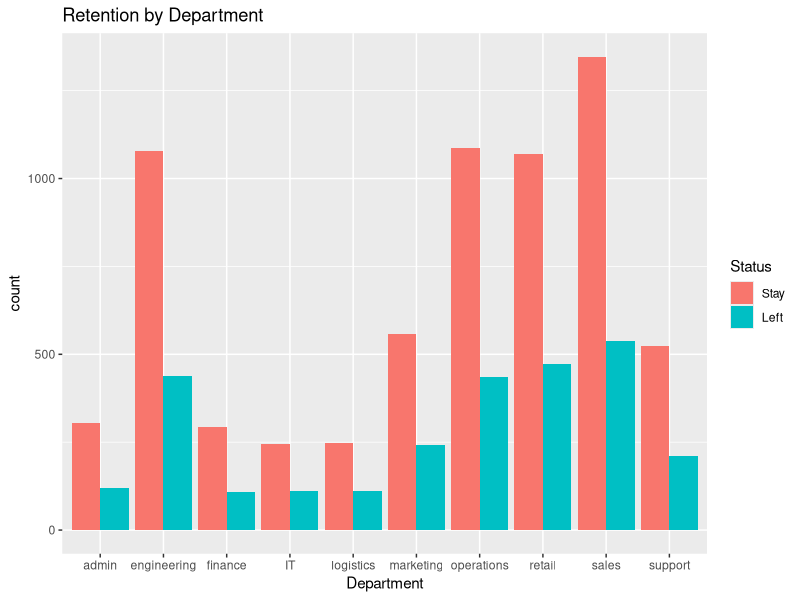

Reproduce this figure in R.
## ---- chunk 1
# Load required libraries
library(ggplot2)
library(caret)
library(glmnet)
library(MASS)
library(pROC)

# Read dataset
data <- read.csv("employee_churn_data.csv")

# Preliminary Study
# 1. Check the employee retention/turnover rate. 

# Calculate turnover rate
turnover_rate <- mean(data$left)
cat("Turnover Rate:", turnover_rate, "\n")

# Calculate retention rate
retention_rate <- 1 - turnover_rate
cat("Retention Rate:", retention_rate, "\n")

# Turnover/retention rate
print("Turnover/Retention Rate:")
print(turnover_rate/retention_rate)

# 2. Draw a side-by-side bar chart to see the distribution of left/stay among 
# departments.

# Side-by-side bar chart for department retention
ggplot(data, aes(x = department, fill = factor(left))) +
  geom_bar(position = "dodge") +
  scale_fill_discrete(labels = c("Stay", "Left")) +
  labs(title = "Retention by Department", x = "Department", fill = "Status")
## ---- chunk 2
# Preprocessing
# 1. Creating dummy variables for all categorical variables.

# Create dummy variables for categorical features
# Since Logistic regression assumes no multicollinearity, we need to create dummy variables for categorical features
# and remove one level to avoid dummy variable trap
# (fullRank = TRUE)

dummies <- dummyVars(~ department + salary, data = data, fullRank = TRUE)
print("Dummy Variables Created:")
str(dummies)
data_dummies <- predict(dummies, newdata = data)
data_processed <- cbind(data[, !names(data) %in% c("department", "salary")], data_dummies)
write.csv(data_processed, "employee_churn_data_processed.csv", row.names = FALSE)

# 2. Take the first 7000 observations to be the train set, and the remaining 
# observations to be test set.

# Split into train/test sets (adjust indices for full dataset)
train_indices <- 1:7000  
test_indices <- setdiff(seq_len(nrow(data_processed)), train_indices)
train <- data_processed[train_indices, ]
test <- data_processed[test_indices, ]
## ---- chunk 3
# Modeling
# 1. Use the train set, select predictors by 
# a. Forward (AIC) method, then build a logistic model (by MLE) with the 
# selected predictors (model.1) [remark: no need to use dummy variables 
# for Forward selection under R] 

# Forward Selection (AIC)
train_original <- data[train_indices, ]
train_original$department <- factor(train_original$department)
train_original$salary <- factor(train_original$salary)

null_model <- glm(left ~ 1, data = train_original, family = binomial)
full_model <- glm(left ~ ., data = train_original, family = binomial)
model_forward <- stepAIC(null_model, scope = list(lower = null_model, upper = full_model), direction = "forward")

print("Forward Selection Model Summary:")
summary(model_forward)

# b. LASSO (use 1sd rule), then build a logistic model (by MLE) with the 
# selected predictors (model.2) [remark: LASSO needs dummy variables 
# for categorical variables]

# LASSO with 1SE rule
x <- as.matrix(train[, -which(colnames(train) == "left")])
y <- train$left

cv_lasso <- cv.glmnet(x, y, family = "binomial", alpha = 1, nfolds = 10)
lambda_1se <- cv_lasso$lambda.1se
lasso_coef <- coef(cv_lasso, s = lambda_1se)
selected_vars <- rownames(lasso_coef)[which(lasso_coef != 0)][-1]

# Check if any variables were selected
print("LASSO Selected Variables:")
print(selected_vars)

# confirm the results with another method
lasso.fit = glmnet(x, as.matrix(y),alpha=1,family="binomial",lambda=lambda_1se)#lambda by 1se
lasso.fit$beta

if(length(selected_vars) == 0) {
  model_lasso <- glm(left ~ 1, data = train, family = binomial)
} else {
  model_lasso <- glm(as.formula(paste("left ~", paste(selected_vars, collapse = "+"))), data = train, family = binomial)
}

# since the selcted variables are not none and the length of selected variables is positive, we can
# build the model with the selected predictors.

print("model_lasso Summary:")
summary(model_lasso)
## ---- chunk 4
# 2. Use the test set to compare the performances of the two models by AUC.  

# Compare AUC
test_original <- data[test_indices, ]
test_original$department <- factor(test_original$department, levels = levels(train_original$department))
test_original$salary <- factor(test_original$salary, levels = levels(train_original$salary))

prob_forward <- predict(model_forward, test_original, type = "response")
prob_lasso <- predict(model_lasso, test, type = "response")

auc_forward <- auc(roc(test_original$left, prob_forward))
auc_lasso <- auc(roc(test$left, prob_lasso))

cat("Forward AUC:", auc_forward, "\nLASSO AUC:", auc_lasso, "\n")

# 3. Refit the better model from above by the whole dataset (Final model)   

# Refit better model
final_model <- if(auc_forward > auc_lasso) {
  glm(formula(model_forward), data = data, family = binomial)
} else {
  glm(formula(model_lasso), data = data_processed, family = binomial)
}

# since the forward auc is greater than the lasso auc, we will use the model with forward(AIC)
# selection as the final model.

summary(final_model)

# Business Insights
# 1. From the final model, propose strategy for employee retention (~50 words). 

# Since the p-value of all predictors is less than 0.05, we can conclude that all the predictors
# are significant. A unit increase in the review score will increase the log-odds of leaving the
# company by 11.14; a unit increase in the satisfaction score will increase the log-odds of the 
# leaving by 2.45; a 1-hour increase in the average monthly hours employee worked will increase 
# the log-odds of the leaving by 0.06; promoting employee can reduce the log-odds of the leaving
# by 0.56. Therefore, we can conclude that the company should focus on retaining high performing
# employees by maybe increasing their salaries since with a higher review score, the employee is
# more likely to leave the company. The company should also reassess the satisfaction metrics of
# the employee surveys since the positive correlation between satisfaction and leaving is
# counterintuitive. Then, the company should also consider reducing the average monthly hours 
# worked by employees since the leaving rate is positively correlated with the average monthly 
# hours worked. Finally, the company should also consider giving more promotion to the employees 
# since the leaving rate is negatively correlated with the promotion rate. The primary focus should
# be on retaining the higher performers by maybe increasing their salaries since they have the
# highest coefficients. 

library(car)
# Check for multicollinearity
vif(final_model)
# since the VIF is less than 10, we can conclude that there is no multicollinearity for the model.
